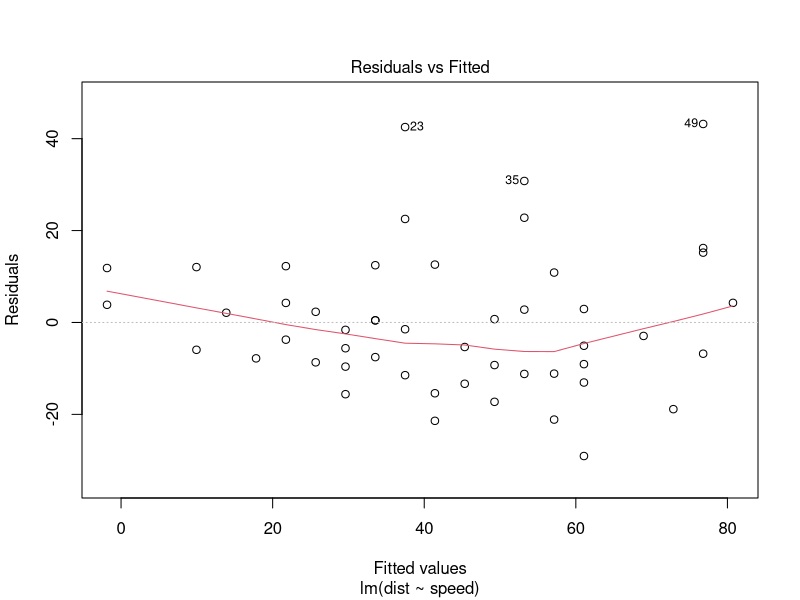
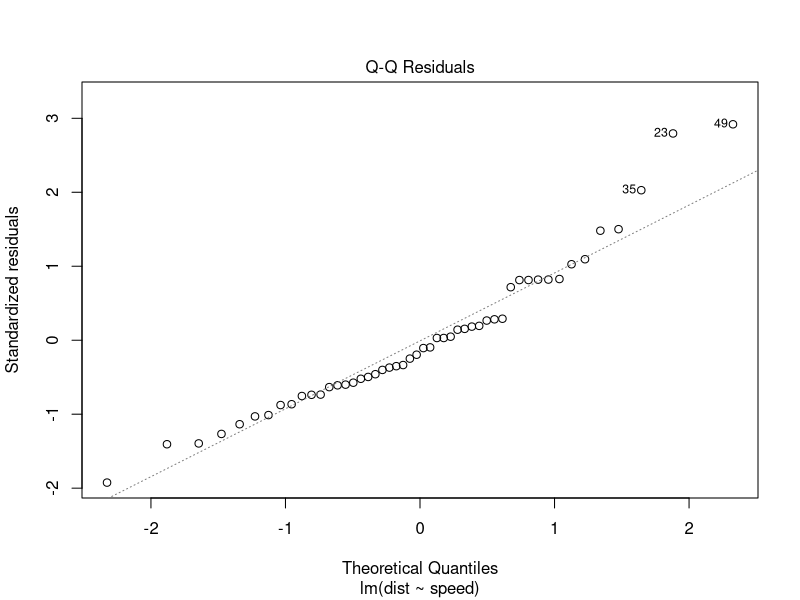
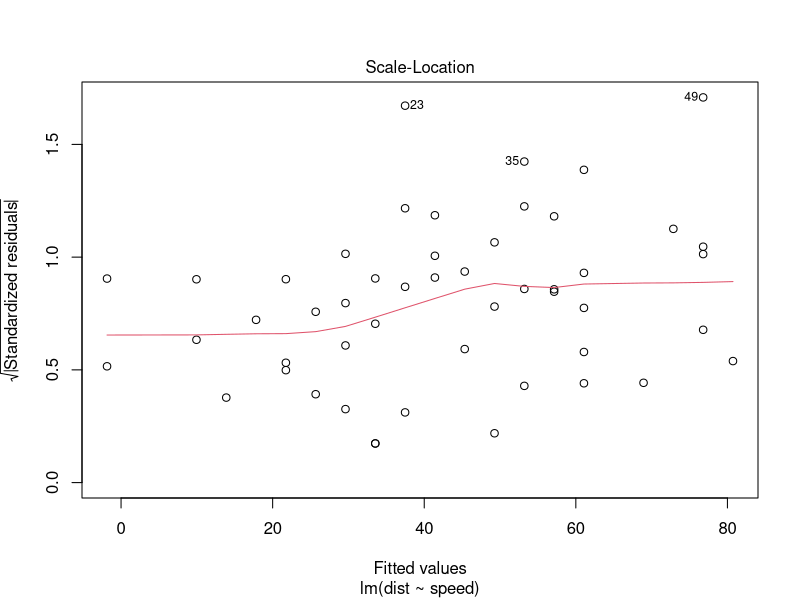
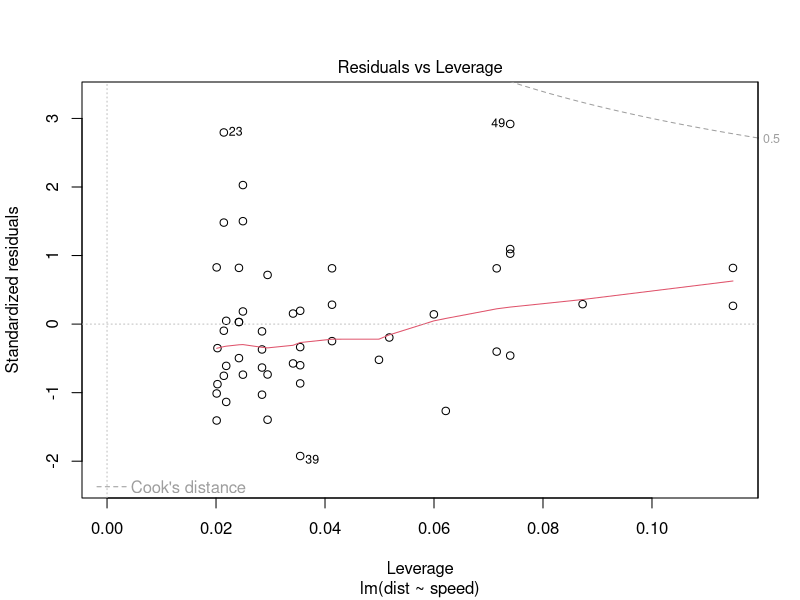
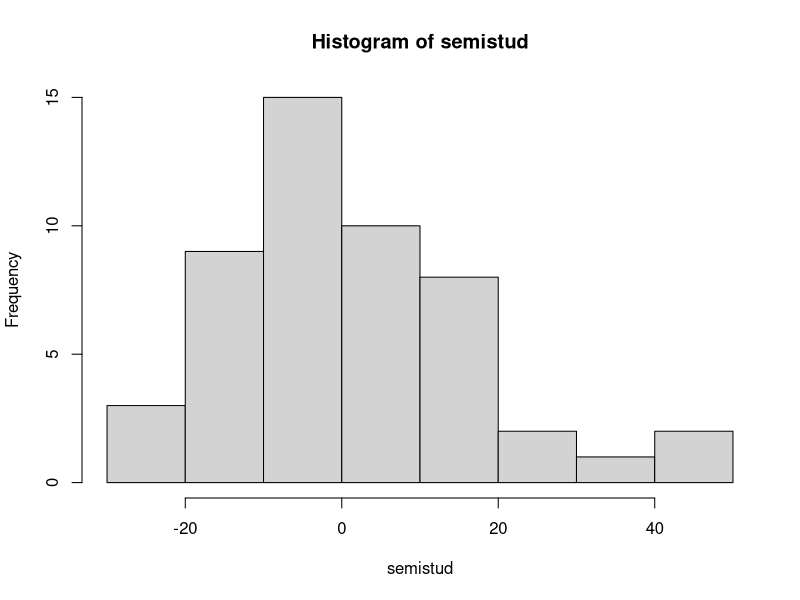
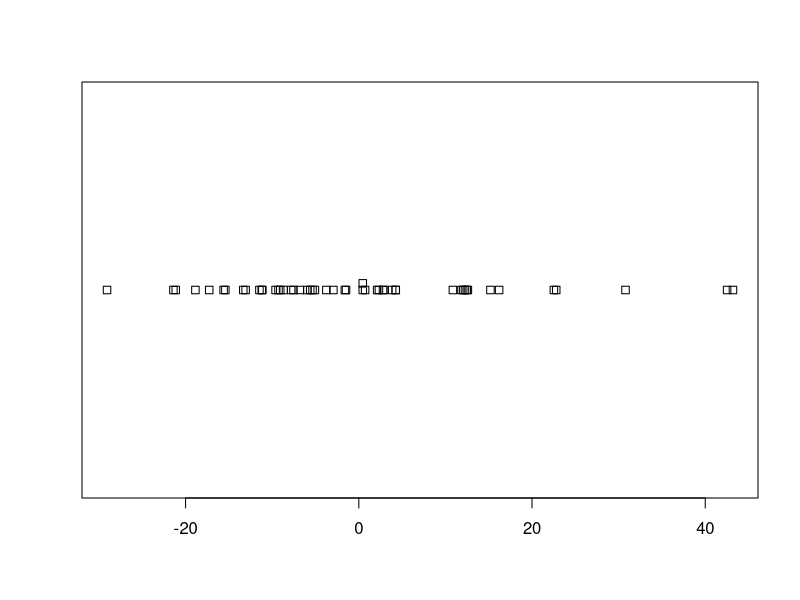
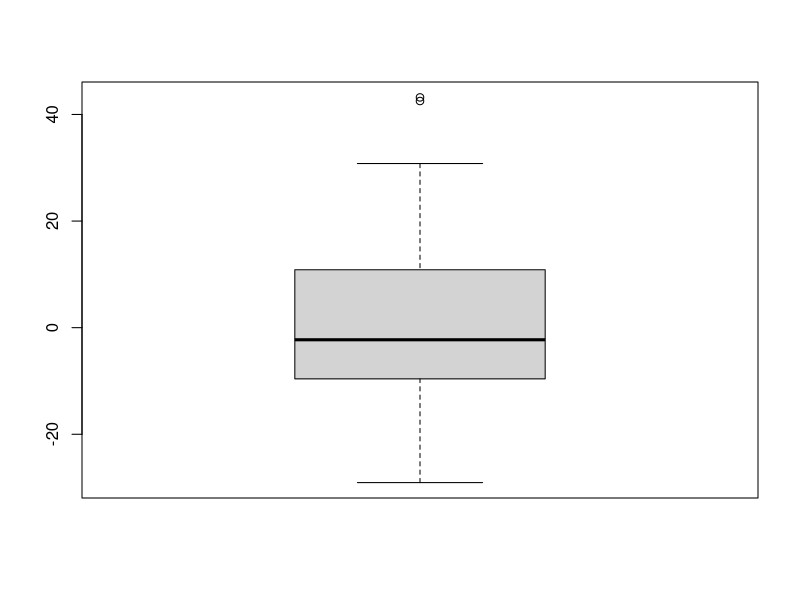
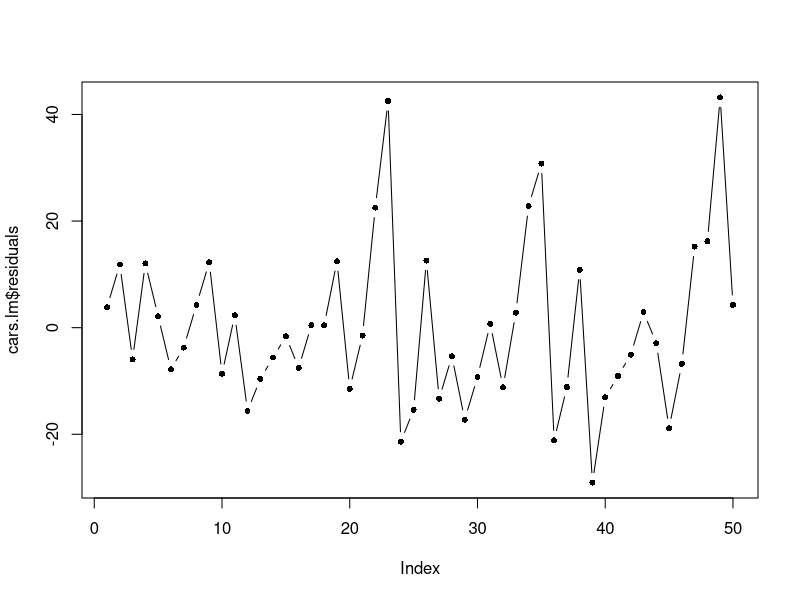

Here is the R script that generated these plots, in order:
#Assumption pg 103

# R code to make things easier

cars.lm <- lm(dist~speed, data = cars)
summary(cars.lm)

#Finding Standard Deviation of residuals
sd(cars.lm$residuals)

#Square root of the MSE
summary(cars.lm)$sigma

plot(cars.lm)

#Semi-Studentized Residuals
semistud <- (cars.lm$residuals) - mean(cars.lm$residuals)/summary(cars.lm)$sigma

semistud

stem(semistud)

hist(semistud)

stripchart(semistud, method = 'stack')

boxplot(cars.lm$residuals)


#sequence plot
plot(cars.lm$residuals, type = 'b', pch = 16, cex = 0.8)

par(mfrow = c(2,1))
plot(cars.lm, which  = 1:2)

#residuals verses x

plot(cars.lm$residuals ~ cars$speed)
